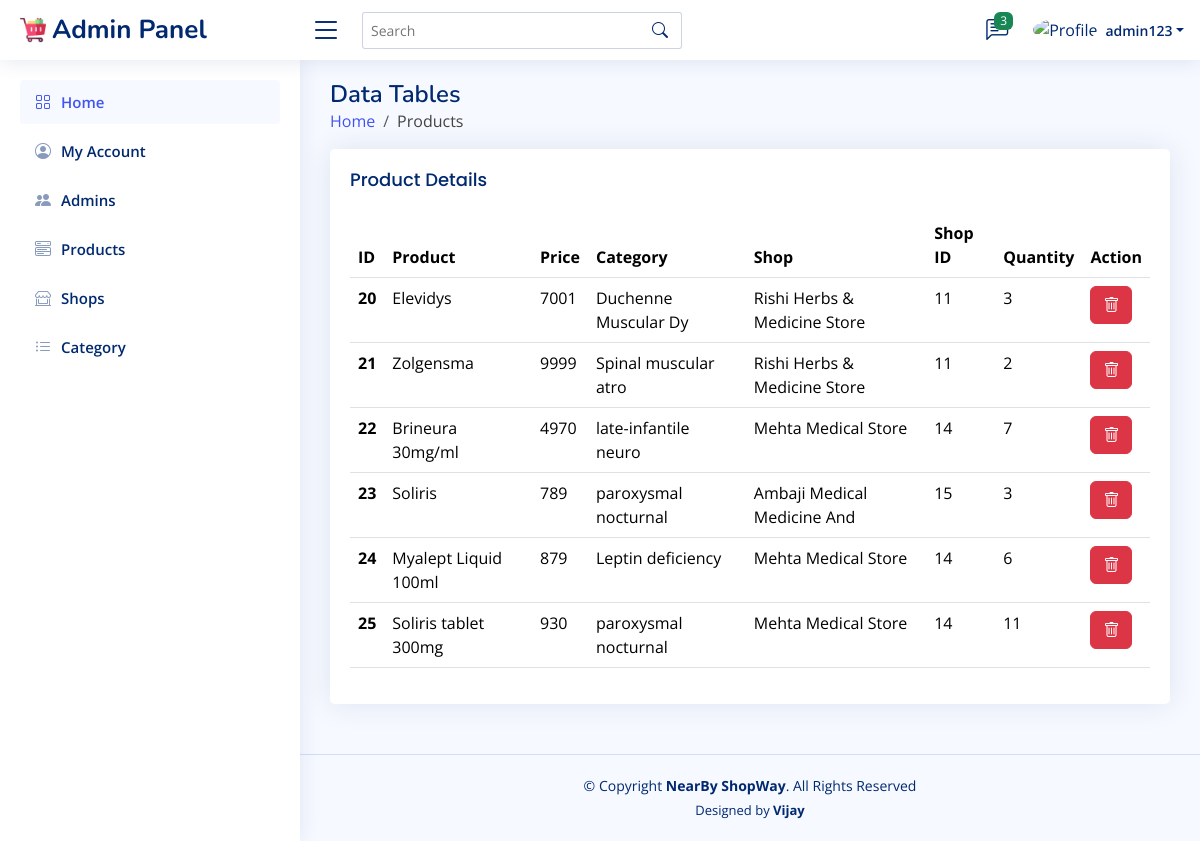
The page /admin/products.php (signed in) on the database its author committed.
### tables this page shows
CREATE TABLE `admin_ac` (
  `id` int(10) NOT NULL,
  `name` varchar(40) NOT NULL,
  `password` varchar(100) NOT NULL
);

CREATE TABLE `products` (
  `id` int(10) NOT NULL,
  `name` varchar(100) NOT NULL,
  `category` varchar(20) NOT NULL,
  `price` int(10) NOT NULL,
  `image_01` varchar(100) NOT NULL,
  `image_02` varchar(100) NOT NULL,
  `image_03` varchar(100) NOT NULL,
  `details` varchar(500) NOT NULL,
  `stock` int(10) NOT NULL,
  `shop_name` varchar(30) NOT NULL,
  `shop_id` int(10) DEFAULT NULL
);

### admin/products.php (the view, shortened to what this page needs)
<?php
include('../components/connect.php');
include('../components/admin_header.php');
?>
<main id="main" class="main">
    <div class="pagetitle">
        <h1>Data Tables</h1>
        <nav>
            <ol class="breadcrumb">
                <li class="breadcrumb-item"><a href="home.php">Home</a></li>
                <li class="breadcrumb-item">Products</li>
            </ol>
        </nav>
    </div>
    <section class="section">
        <div class="row">
            <div class="col-lg-12">
                <div class="card">
                    <div class="card-body">
                        <h5 class="card-title">Product Details</h5>
                        <table class="table datatable">
                            <thead>
                                <tr>
                                    <th scope="col">ID</th>
                                    <th scope="col">Product</th>
                                    <th scope="col">Price</th>
                                    <th scope="col">Category</th>
                                    <th scope="col">Shop</th>
                                    <th scope="col">Shop ID</th>
                                    <th scope="col">Quantity</th>
                                    <th scope="col">Action</th>
                                </tr>
                            </thead>
                            <tbody>
                                <?php
                                if (isset($_SESSION["search_query"])) {
                                    $search_query = $_SESSION["search_query"];
                                    $sql = "SELECT * FROM products WHERE name LIKE ?";
                                    $stmt = $conn->prepare($sql);
                                    $searchTerm = "%$search_query%";
                                    $stmt->bind_param("s", $searchTerm);
                                    $stmt->execute();
                                    $result = $stmt->get_result();
                                } else {
                                    $select_admin = "SELECT * FROM products";
                                    $stmt = $conn->prepare($select_admin);
                                    $stmt->execute();
                                    $result = $stmt->get_result();
                                }
                                if ($result->num_rows > 0) {
                                    while ($row = $result->fetch_assoc()) {
                                ?>
                                        <tr>
                                            <th scope="row"><?php echo $row['id']; ?></th>
                                            <td><?php echo $row['name']; ?></th>
                                            <td><?php echo $row['price']; ?></td>
                                            <td><?php echo $row['category']; ?></td>
                                            <td><?php echo $row['shop_name']; ?></td>
                                            <td><?php echo $row['shop_id']; ?></td>
                                            <td><?php echo $row['stock']; ?></td>
                                            <td>
                                                <a href="products.php?delete=<?= $row['id']; ?>" onclick="return confirm('delete this product?')"><button type="button" class="btn btn-danger"><i class="bi bi-trash"></i></button></a>
                                            </td>
                                        </tr>
                                <?php
                                    }
                                } else {
                                    echo '<p class="text-align-center">No products available!</p>';
                                }
                                ?>
                            </tbody>
                        </table>
                    </div>
                </div>
            </div>
        </div>
    </section>
</main>
<?php
include('../components/admin_footer.php');
?>

### components/admin_header.php (shortened to what this page needs)
<?php
$admin_id = $_SESSION['admin_id'];
?>
<!DOCTYPE html>
<html lang="en">
<head>
    <link href="../assets/vendor/bootstrap/css/bootstrap.min.css" rel="stylesheet">
    <link href="../assets/vendor/bootstrap-icons/bootstrap-icons.css" rel="stylesheet">
    <link href="../assets/css/admin_style.css" rel="stylesheet">
</head>
<body>
    <header id="header" class="header fixed-top d-flex align-items-center">
        <div class="d-flex align-items-center justify-content-between">
            <a href="../admin/home.php" class="logo d-flex align-items-center">
                <img src="../assets/img/trolley.png" alt="">
                <span class="d-none d-lg-block">Admin Panel</span>
            </a>
            <i class="bi bi-list toggle-sidebar-btn"></i>
        </div>
        <div class="search-bar">
            <form class="search-form d-flex align-items-center" method="POST" action="">
                <input type="text" name="query" placeholder="Search" title="Enter search keyword">
                <button type="submit" title="Search"><i class="bi bi-search"></i></button>
            </form>
        </div>
        <nav class="header-nav ms-auto">
            <ul class="d-flex align-items-center">
                <li class="nav-item dropdown">
                    <a class="nav-link nav-icon" href="../admin/feedback.php" data-bs-toggle="dropdown">
                        <i class="bi bi-chat-left-text"></i>
                        <span class="badge bg-success badge-number">3</span>
                    </a>
                </li>
                <li class="nav-item dropdown pe-3">
                    <?php
                    $select_profile = "SELECT * FROM admin_ac WHERE id = '$admin_id'";
                    $profile = mysqli_query($conn, $select_profile);
                    $fetch = mysqli_fetch_assoc($profile);
                    ?>
                    <a class="nav-link nav-profile d-flex align-items-center pe-0" href="#" data-bs-toggle="dropdown">
                        <img src="../assets/img/profile-img.jpg" alt="Profile" class="rounded-circle">
                        <span class="d-none d-md-block dropdown-toggle ps-2"><?php echo $fetch['name']; ?></span>
                    </a>
                </li>
            </ul>
        </nav>
    </header>
    <aside id="sidebar" class="sidebar">
        <ul class="sidebar-nav" id="sidebar-nav">
            <li class="nav-item">
                <a class="nav-link " href="home.php">
                    <i class="bi bi-grid"></i>
                    <span>Home</span>
                </a>
            </li>
            <li class="nav-item">
                <a class="nav-link collapsed" href="update_account.php">
                    <i class="bi bi-person-circle"></i>
                    <span>My Account</span>
                </a>
            </li>
            <li class="nav-item">
                <a class="nav-link collapsed" href="admins.php">
                    <i class="bi bi-people-fill"></i>
                    <span>Admins</span>
                </a>
            </li>
            <li class="nav-item">
                <a class="nav-link collapsed" href="products.php">
                    <i class="bi bi-menu-button-wide"></i>
                    <span>Products</span>
                </a>
            </li>
            <li class="nav-item">
                <a class="nav-link collapsed" href="shops.php">
                    <i class="bi bi-shop-window"></i>
                    <span>Shops</span>
                </a>
            </li>
            <li class="nav-item">
                <a class="nav-link collapsed" href="category.php">
                    <i class="bi bi-list-ul"></i>
                    <span>Category</span>
                </a>
            </li>
        </ul>
    </aside>

### assets/css/admin_style.css (style rules this page uses)
:root { scroll-behavior: smooth; }
body { font-family: "Open Sans", sans-serif; background: #f6f9ff; color: #444444; }
a { color: #4154f1; text-decoration: none; }
h1, h2, h3, h4, h5, h6 { font-family: "Nunito", sans-serif; }
#main { margin-top: 60px; padding: 20px 30px; transition: all 0.3s; }
.pagetitle { margin-bottom: 10px; }
.pagetitle h1 { font-size: 24px; margin-bottom: 0; font-weight: 600; color: #012970; }
.card { margin-bottom: 30px; border: none; border-radius: 5px; box-shadow: 0px 0 30px rgba(1, 41, 112, 0.1); }
.card-title { padding: 20px 0 15px 0; font-size: 18px; font-weight: 500; color: #012970; font-family: "Poppins", sans-serif; }
.card-body { padding: 0 20px 20px 20px; width: 100%; }
.logo { line-height: 1; }
@media (min-width: 1200px) { .logo { width: 280px; } }
.logo img { max-height: 26px; margin-right: 6px; }
.logo span { font-size: 26px; font-weight: 700; color: #012970; font-family: "Nunito", sans-serif; }
.header { transition: all 0.5s; z-index: 997; height: 60px; box-shadow: 0px 2px 20px rgba(1, 41, 112, 0.1); background-color: #fff; padding-left: 20px; }
.header .toggle-sidebar-btn { font-size: 32px; padding-left: 10px; cursor: pointer; color: #012970; }
.header .search-bar { min-width: 360px; padding: 0 20px; }
.header .search-form { width: 100%; }
.header .search-form input { border: 0; font-size: 14px; color: #012970; border: 1px solid rgba(1, 41, 112, 0.2); padding: 7px 38px 7px 8px; border-radius: 3px; transition: 0.3s; width: 100%; }
.header .search-form button { border: 0; padding: 0; margin-left: -30px; background: none; }
.header .search-form button i { color: #012970; }
.header-nav ul { list-style: none; }
.header-nav>ul { margin: 0; padding: 0; }
.header-nav .nav-icon { font-size: 22px; color: #012970; margin-right: 25px; position: relative; }
.header-nav .nav-profile { color: #012970; }
.header-nav .nav-profile img { max-height: 36px; }
.header-nav .nav-profile span { font-size: 14px; font-weight: 600; }
.header-nav .badge-number { position: absolute; inset: -2px -5px auto auto; font-weight: normal; font-size: 12px; padding: 3px 6px; }
.sidebar { position: fixed; top: 60px; left: 0; bottom: 0; width: 300px; z-index: 996; transition: all 0.3s; padding: 20px; overflow-y: auto; scrollbar-width: thin; scrollbar-color: #aab7cf transparent; box-shadow: 0px 0px 20px rgba(1, 41, 112, 0.1); background-color: #fff; }
@media (min-width: 1200px) { #main, #footer { margin-left: 300px; } }
.sidebar-nav { padding: 0; margin: 0; list-style: none; }
.sidebar-nav li { padding: 0; margin: 0; list-style: none; }
.sidebar-nav .nav-item { margin-bottom: 5px; }
.sidebar-nav .nav-link { display: flex; align-items: center; font-size: 15px; font-weight: 600; color: #4154f1; transition: 0.3; background: #f6f9ff; padding: 10px 15px; border-radius: 4px; }
.sidebar-nav .nav-link i { font-size: 16px; margin-right: 10px; color: #4154f1; }
.sidebar-nav .nav-link.collapsed { color: #012970; background: #fff; }
.sidebar-nav .nav-link.collapsed i { color: #899bbd; }

### rows shown on the page
admin_ac: name "admin123"
products: id "20", name "Elevidys", price "7001", category "Duchenne Muscular Dy", shop_name "Rishi Herbs & Medicine Store", shop "11", stock "3"
products: id "21", name "Zolgensma", price "9999", category "Spinal muscular atro", shop_name "Rishi Herbs & Medicine Store", shop "11", stock "2"
products: id "22", name "Brineura 30mg/ml", price "4970", category "late-infantile neuro", shop_name "Mehta Medical Store", shop "14", stock "7"
products: id "23", name "Soliris", price "789", category "paroxysmal nocturnal", shop_name "Ambaji Medical Medicine And", shop "15", stock "3"
products: id "24", name "Myalept Liquid 100ml", price "879", category "Leptin deficiency", shop_name "Mehta Medical Store", shop "14", stock "6"
products: id "25", name "Soliris tablet 300mg", price "930", category "paroxysmal nocturnal", shop_name "Mehta Medical Store", shop "14", stock "11"
